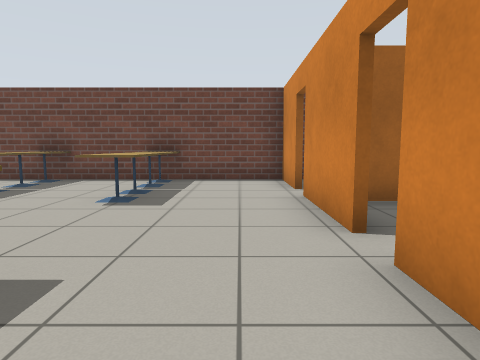
View 1 (above)

15 first-person views from a walk through a robot-simulator world made for Gazebo. The camera is 0.9 m above the floor, tilts 6° down and sees 75° across. The floor is counted in squares, 1 m on a side. Each view is taken from the middle of a square. On the plan, view 1 faces up. The plan holds only what a view shows up to about 11 squares ahead; the rest is blank. Robots are left out.

View 2
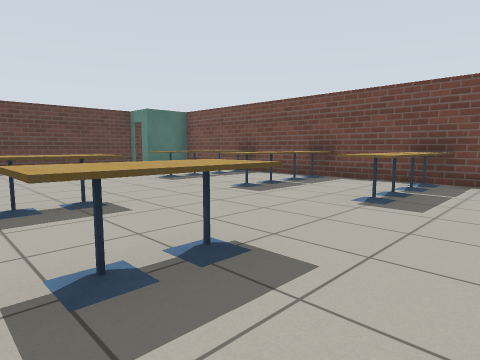

View 3
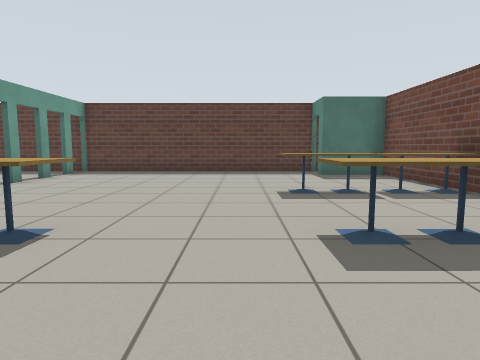

View 4
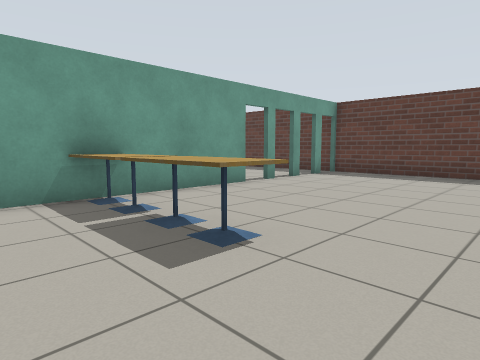

View 5
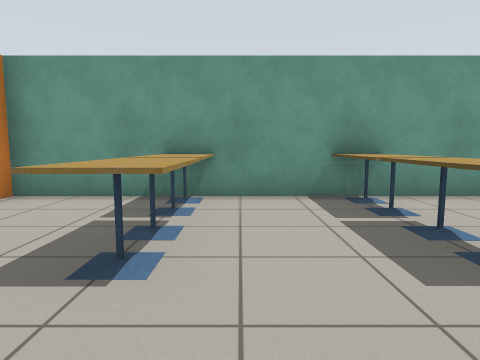

View 6
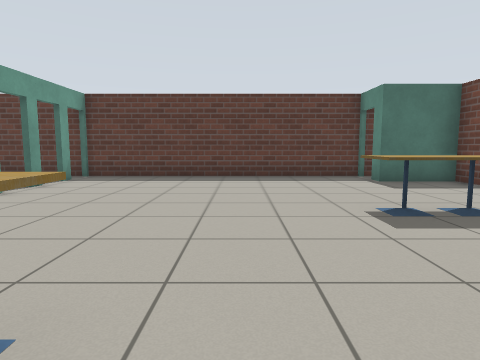

View 7
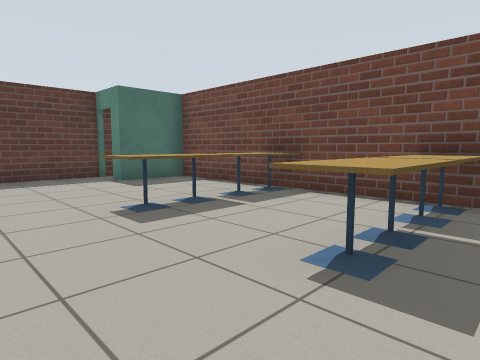

View 8
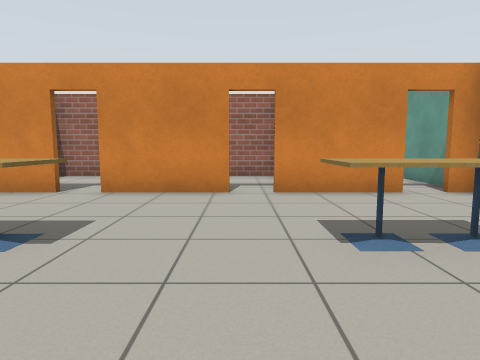

View 9
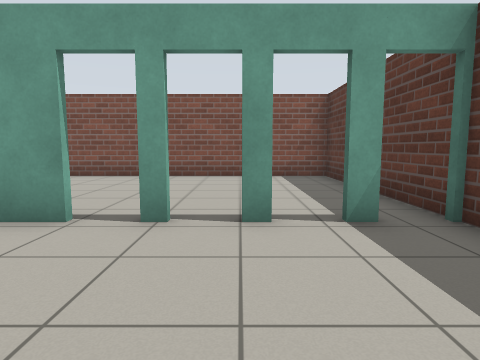

View 10
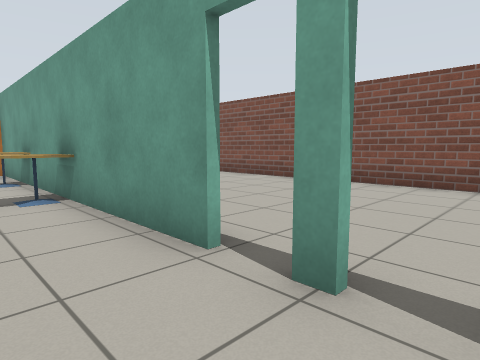

View 11
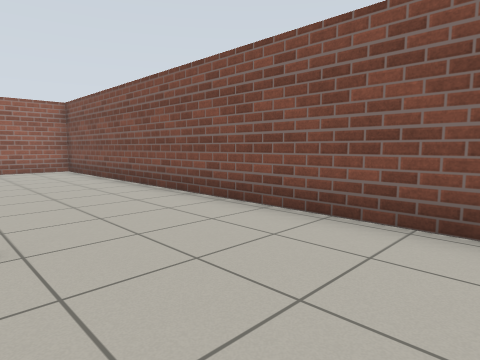

View 12
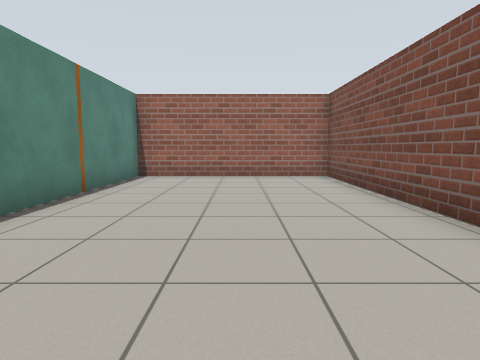

View 13
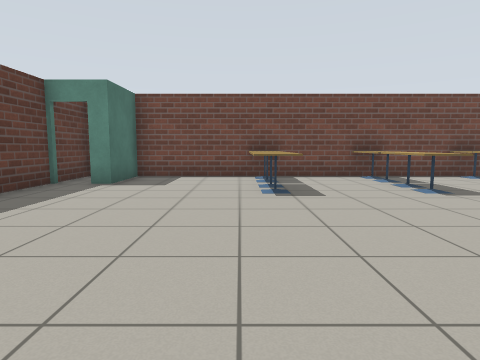

View 14
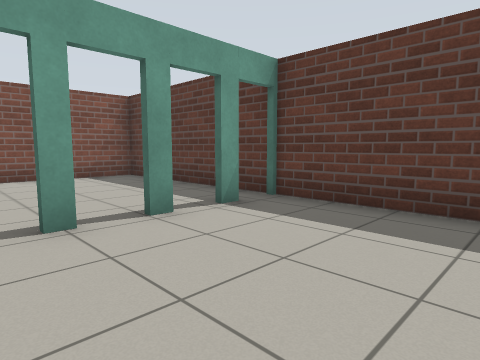

View 15
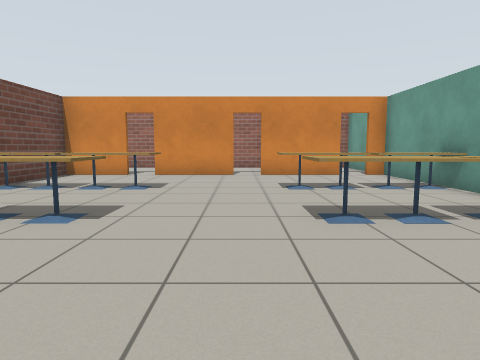

### Floor plan
Ten units are one square. View 1 is at (0, 0); x grows to the right and y downward. Boxes are objects, and circles mark ways between rooms. Rooms are numbered by the first view taken in them; rooms with no view inside come last. Other rooms are left out.
<svg viewBox="-142 -93 194 175">
<path fill="none" stroke="#000" d="M-90 17 12 17 12 11M-102 17 -98 17M12 -31 12 -59M-115 17 -110 17M12 4 12 -24M12 -66 12 -87 -122 -87 -122 -67 -127 -67M-128 17 -122 17M-137 -71 -137 20M-137 20 -137 77 47 77 47 19 -10 19M-137 -88 -137 -71"/>
<rect x="-85" y="-55" width="10" height="10" fill="#bbb"><title>cafe table</title></rect>
<rect x="-85" y="-65" width="10" height="10" fill="#bbb"><title>cafe table</title></rect>
<rect x="-85" y="-75" width="10" height="10" fill="#bbb"><title>cafe table</title></rect>
<rect x="-85" y="-85" width="10" height="10" fill="#bbb"><title>cafe table</title></rect>
<rect x="-55" y="5" width="10" height="10" fill="#bbb"><title>cafe table</title></rect>
<rect x="-55" y="-5" width="10" height="10" fill="#bbb"><title>cafe table</title></rect>
<rect x="-55" y="-25" width="10" height="20" fill="#bbb"><title>cafe table</title></rect>
<rect x="-55" y="-55" width="10" height="10" fill="#bbb"><title>cafe table</title></rect>
<rect x="-55" y="-65" width="10" height="10" fill="#bbb"><title>cafe table</title></rect>
<rect x="-55" y="-75" width="10" height="10" fill="#bbb"><title>cafe table</title></rect>
<rect x="-55" y="-85" width="10" height="10" fill="#bbb"><title>cafe table</title></rect>
<rect x="-25" y="5" width="10" height="10" fill="#bbb"><title>cafe table</title></rect>
<rect x="-25" y="-5" width="10" height="10" fill="#bbb"><title>cafe table</title></rect>
<rect x="-25" y="-25" width="10" height="20" fill="#bbb"><title>cafe table</title></rect>
<rect x="-25" y="-55" width="10" height="10" fill="#bbb"><title>cafe table</title></rect>
<rect x="-25" y="-65" width="10" height="10" fill="#bbb"><title>cafe table</title></rect>
<rect x="-25" y="-75" width="10" height="10" fill="#bbb"><title>cafe table</title></rect>
<rect x="-25" y="-85" width="10" height="10" fill="#bbb"><title>cafe table</title></rect>
<circle cx="-110" cy="20" r="3" fill="#2a7"/>
<circle cx="-130" cy="-70" r="3" fill="#2a7"/>
<text x="-60" y="-30">1</text>
<text x="-50" y="50">2</text>
<text x="-130" y="-80">3</text>
</svg>
Room 1 opens to room 2. Room 1 opens to room 3.

Where each view was taken, in squares from view 1:
view 1: 0 up, 0 right, facing up
view 2: 0 up, 0 right, facing up-left
view 3: 4 up, 2 left, facing left
view 4: 4 up, 3 left, facing down-left
view 5: 4 up, 3 left, facing down
view 6: 3 up, 4 left, facing left
view 7: 3 up, 4 left, facing up-left
view 8: 3 up, 5 left, facing right
view 9: 2 up, 11 left, facing down
view 10: 0 up, 11 left, facing down-right
view 11: 4 down, 8 left, facing down-right
view 12: 5 down, 5 left, facing right
view 13: 1 down, 9 left, facing up
view 14: 2 up, 9 left, facing down-left
view 15: 3 up, 9 left, facing right
